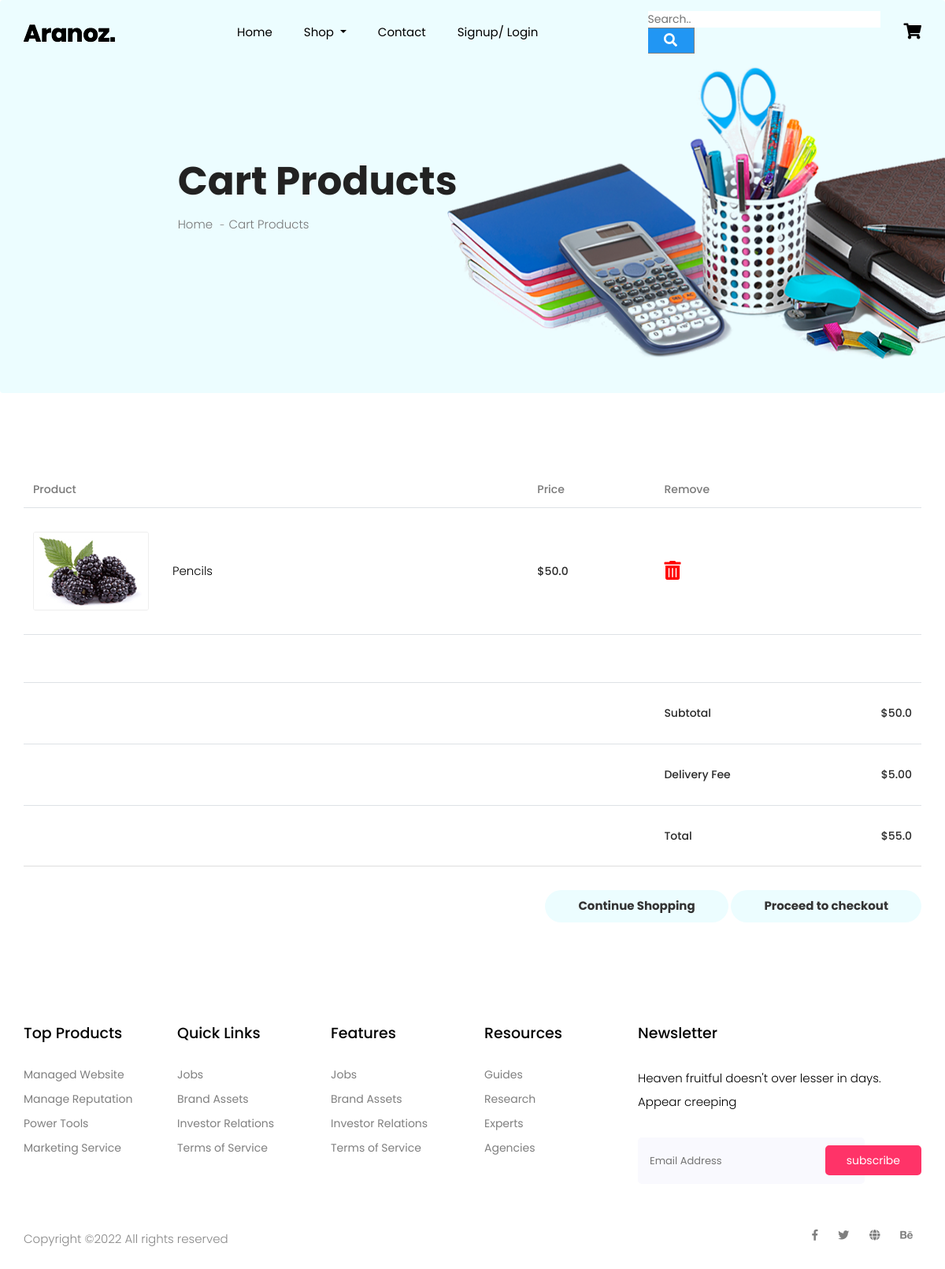
/cart, run on an earlier commit of the app's database.
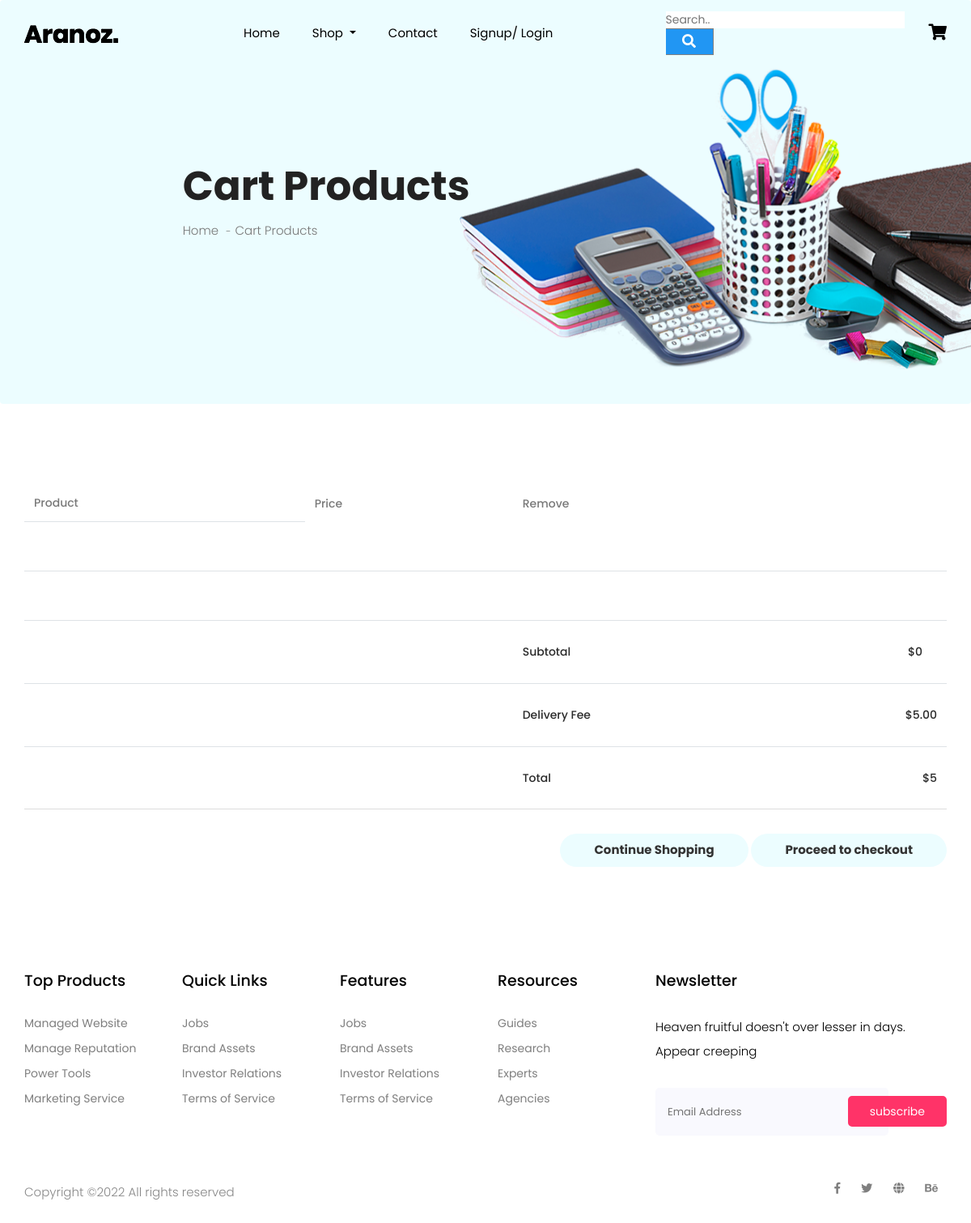
And on a later commit of the database.
### Website/models.py (models this page shows)
class Cart(db.Model):
    serial = db.Column(db.Integer, primary_key = True)
    title = db.Column(db.String(200))
    price = db.Column(db.Float(9999999999))

### Website/auth.py (the view)
@auth.route('/cart', methods = ['GET', 'POST'])
def cart():
    if request.method == 'POST':
        product_title = request.form.get('product_title')
        product_price = request.form.get('product_price')
        entry = Cart(title = product_title, price = product_price)
        db.session.add(entry)
        db.session.commit()
    products = Cart.query.all()
    xyz = db.session.query(func.sum(Cart.price)).all()
    xyz = xyz[0][0]
    if xyz == None:
        xyz = 0
    return render_template("cart.html", user=current_user, products=products, subtotal = xyz, grand_total = xyz+5)

### Website/templates/cart.html
{% extends "base.html" %}
{% block content %}
  <section class="breadcrumb breadcrumb_bg">
    <div class="container">
      <div class="row justify-content-center">
        <div class="col-lg-8">
          <div class="breadcrumb_iner">
            <div class="breadcrumb_iner_item">
              <h2>Cart Products</h2>
              <p>Home <span>-</span>Cart Products</p>
            </div>
          </div>
        </div>
      </div>
    </div>
  </section>
  <section class="cart_area padding_top">
    <div class="container">
      <div class="cart_inner">
        <div class="table-responsive">
          <table class="table">
            <thead>
              <tr>
                <th scope="col">Product</th>
                <th scope="col">Price</th>
                <th scope="col">Remove</th>
              </tr>
            </thead>
            <tbody>
              {% for i in products %}
              <tr>
                <td>
                  <div class="media">
                    <div class="d-flex">
                      <img src="img/product/single-product/cart-1.jpg" alt="" />
                    </div>
                    <div class="media-body">
                      <p>{{i.title}}</p>
                    </div>
                  </div>
                </td>
                <td>
                  <h5>${{i.price}}</h5>
                </td>
                <td><span style="font-size: 24px;color:red;">
                  <a href="/{{i.serial}}/delete_cart"> <i class="fas fa-trash-alt" style="color: red;"></i></a></span></td>
                {% endfor %}
                <td>
                </td>
              </tr>
              <tr class="bottom_button">
                <td>
                </td>
                <td></td>
                <td></td>
                <td>                </td>
              </tr>
              <tr>
                <td></td>
                <td></td>
                <td>
                  <h5>Subtotal</h5>
                </td>
                <td>
                  <h5>${{subtotal}}</h5>
                </td>
              </tr>
              <tr class="shipping_area">
                <td></td>
                <td></td>
                <td>
                  <h5>Delivery Fee</h5>
                </td>
                <td>
                  <div class="shipping_box">
                    <ul class="list">
                      <li>
                        <h5>$5.00</h5>
                      </li>
                    </ul>
                  </div>
                </td>
              </tr>
              <tr class="shipping_area">
                <td></td>
                <td></td>
                <td>
                  <h5>Total</h5>
                </td>
                <td>
                  <div class="shipping_box">
                    <ul class="list">
                      <li>
                        <h5>${{grand_total}}</h5>
                      </li>
                    </ul>
                  </div>
                </td>
              </tr>
            </tbody>
          </table>
          <div class="checkout_btn_inner float-right">
            <a class="btn_1" href="category">Continue Shopping</a>
            <a class="btn_1 checkout_btn_1" href="checkout">Proceed to checkout</a>
          </div>
        </div>
      </div>
  </section>
  {% endblock %}

### Website/templates/base.html (shortened to what this page needs)
<!doctype html>
<html lang="zxx">
<head>
    <link rel="stylesheet" href="{{ url_for('static', filename='css/bootstrap.min.css') }}">
    <link rel="stylesheet" href="{{ url_for('static', filename='css/animate.css') }}">
    <link rel="stylesheet" href="{{ url_for('static', filename='css/owl.carousel.min.css') }}">
    <link rel="stylesheet" href="{{ url_for('static', filename='css/all.css') }}">
    <link rel="stylesheet" href="{{ url_for('static', filename='css/flaticon.css') }}">
    <link rel="stylesheet" href="{{ url_for('static', filename='css/themify-icons.css') }}">
    <link rel="stylesheet" href="{{ url_for('static', filename='css/magnific-popup.css') }}">
    <link rel="stylesheet" href="{{ url_for('static', filename='css/slick.css') }}">
    <link rel="stylesheet" href="{{ url_for('static', filename='css/style.css') }}">
    <link rel="stylesheet" href="{{ url_for('static', filename='vendor/mdi-font/css/material-design-iconic-font.min.css') }}">
    <link rel="stylesheet" href="{{ url_for('static', filename='vendor/font-awesome-4.7/css/font-awesome.min.css') }}">
    <link rel="stylesheet" href="{{ url_for('static', filename='vendor/select2/select2.min.css') }}">
    <link rel="stylesheet" href="{{ url_for('static', filename='vendor/datepicker/daterangepicker.css') }}">
    <link rel="stylesheet" href="{{ url_for('static', filename='css/main.css') }}">
    <link rel="stylesheet" href="{{ url_for('static', filename='css/bootstrap.min.css') }}">
    <link rel="stylesheet" href="{{ url_for('static', filename='css/animate.css') }}">
    <link rel="stylesheet" href="{{ url_for('static', filename='css/owl.carousel.min.css') }}">
    <link rel="stylesheet" href="{{ url_for('static', filename='css/all.css') }}">
    <link rel="stylesheet" href="{{ url_for('static', filename='css/flaticon.css') }}">
    <link rel="stylesheet" href="{{ url_for('static', filename='css/themify-icons.css') }}">
    <link rel="stylesheet" href="{{ url_for('static', filename='css/magnific-popup.css') }}">
    <link rel="stylesheet" href="{{ url_for('static', filename='css/slick.css') }}">
    <link rel="stylesheet" href="{{ url_for('static', filename='css/style.css') }}">
</head>
<body>
    <header class="main_menu home_menu">
        <div class="container">
            <div class="row align-items-center">
                <div class="col-lg-12">
                    <nav class="navbar navbar-expand-lg navbar-light">
                        <a class="navbar-brand" href="/"> <img src="{{ url_for('static', filename='img/logo.png') }}" alt="Logo"> </a>
                        <div class="collapse navbar-collapse main-menu-item" id="navbarSupportedContent">
                            <ul class="navbar-nav">
                                <li class="nav-item">
                                    <a class="nav-link" href="/">Home</a>
                                </li>
                                <li class="nav-item dropdown">
                                    <a class="nav-link dropdown-toggle" href="blog.html" id="navbarDropdown_1"
                                        role="button" data-toggle="dropdown" aria-haspopup="true" aria-expanded="false">
                                        Shop
                                    </a>
                                </li>
                                <li class="nav-item">
                                    <a class="nav-link" href="contact">Contact</a>
                                </li>
                                {% if user.is_authenticated %}
                                <li class="nav-item">
                                    <a class="nav-link" href="logout">Logout</a>
                                </li>
                                    {% if user.id == 9 %}
                                    <li class="nav-item">
                                      <a class="nav-link" href="admin">Admin</a>
                                    </li>
                                    {% endif %}
                                {% else %}
                                <li class="nav-item">
                                    <a class="nav-link" href="login">Signup/ Login</a>
                                </li>
                                {% endif %}
                            </ul>
                        </div>
                        <form class="example" method = "POST" action="{{url_for('auth.search')}}" style="margin:auto;max-width:300px">
                          <input type="search" placeholder="Search.." name="searched">
                          <button type="submit"><i class="fa fa-search"></i></button>
                        </form>
                              <a href="cart" id="navbarDropdown3"
                                  aria-haspopup="true" aria-expanded="false">
                                  <i class="fa fa-shopping-cart" aria-hidden="true" style="font-size: 20px;"></i>
                              </a>
                    </nav>
                </div>
            </div>
        </div>
</header>
{% block content %}
{% endblock %}
  <footer class="footer_part">
    <div class="container">
      <div class="row justify-content-around">
        <div class="col-sm-6 col-lg-2">
          <div class="single_footer_part">
            <h4>Top Products</h4>
            <ul class="list-unstyled">
              <li><a href="">Managed Website</a></li>
              <li><a href="">Manage Reputation</a></li>
              <li><a href="">Power Tools</a></li>
              <li><a href="">Marketing Service</a></li>
            </ul>
          </div>
        </div>
        <div class="col-sm-6 col-lg-2">
          <div class="single_footer_part">
            <h4>Quick Links</h4>
            <ul class="list-unstyled">
              <li><a href="">Jobs</a></li>
              <li><a href="">Brand Assets</a></li>
              <li><a href="">Investor Relations</a></li>
              <li><a href="">Terms of Service</a></li>
            </ul>
          </div>
        </div>
        <div class="col-sm-6 col-lg-2">
          <div class="single_footer_part">
            <h4>Features</h4>
            <ul class="list-unstyled">
              <li><a href="">Jobs</a></li>
              <li><a href="">Brand Assets</a></li>
              <li><a href="">Investor Relations</a></li>
              <li><a href="">Terms of Service</a></li>
            </ul>
          </div>
        </div>
        <div class="col-sm-6 col-lg-2">
          <div class="single_footer_part">
            <h4>Resources</h4>
            <ul class="list-unstyled">
              <li><a href="">Guides</a></li>
              <li><a href="">Research</a></li>
              <li><a href="">Experts</a></li>
              <li><a href="">Agencies</a></li>
            </ul>
          </div>
        </div>
        <div class="col-sm-6 col-lg-4">
          <div class="single_footer_part">
            <h4>Newsletter</h4>
            <p>Heaven fruitful doesn't over lesser in days. Appear creeping
            </p>
            <div id="mc_embed_signup">
              <form target="_blank"
                action="https://spondonit.us12.list-manage.com/subscribe/post?u=1462626880ade1ac87bd9c93a&amp;id=92a4423d01"
                method="get" class="subscribe_form relative mail_part">
                <input type="email" name="email" id="newsletter-form-email" placeholder="Email Address"
                  class="placeholder hide-on-focus" onfocus="this.placeholder = ''"
                  onblur="this.placeholder = ' Email Address '">
                <button type="submit" name="submit" id="newsletter-submit"
                  class="email_icon newsletter-submit button-contactForm">subscribe</button>
              </form>
            </div>
          </div>
        </div>
      </div>
    </div>
    <div class="copyright_part">
      <div class="container">
        <div class="row">
          <div class="col-lg-8">
            <div class="copyright_text">
              <P>
Copyright &copy;<script>document.write(new Date().getFullYear());</script> All rights reserved </i>
</P>
            </div>
          </div>
          <div class="col-lg-4">
            <div class="footer_icon social_icon">
              <ul class="list-unstyled">
                <li><a href="#" class="single_social_icon"><i class="fab fa-facebook-f"></i></a></li>
                <li><a href="#" class="single_social_icon"><i class="fab fa-twitter"></i></a></li>
                <li><a href="#" class="single_social_icon"><i class="fas fa-globe"></i></a></li>
                <li><a href="#" class="single_social_icon"><i class="fab fa-behance"></i></a></li>
              </ul>
            </div>
          </div>
        </div>
      </div>
    </div>
  </footer>
</body>
</html>

### Website/static/css/all.css (style rules this page uses)
.fa, .fas, .far, .fal, .fab { -moz-osx-font-smoothing: grayscale; -webkit-font-smoothing: antialiased; display: inline-block; font-style: normal; font-variant: normal; text-rendering: auto; line-height: 1; }
.fa-behance:before { content: "\f1b4"; }
.fa-facebook-f:before { content: "\f39e"; }
.fa-globe:before { content: "\f0ac"; }
.fa-search:before { content: "\f002"; }
.fa-shopping-cart:before { content: "\f07a"; }
.fa-twitter:before { content: "\f099"; }
.fab { font-family: 'Font Awesome 5 Brands'; }
.fa, .fas { font-family: 'Font Awesome 5 Free'; font-weight: 900; }

### Website/static/css/main.css (style rules this page uses)
.row { display: -webkit-box; display: -webkit-flex; display: -moz-box; display: -ms-flexbox; display: flex; -webkit-flex-wrap: wrap; -ms-flex-wrap: wrap; flex-wrap: wrap; }
html { -webkit-box-sizing: border-box; -moz-box-sizing: border-box; box-sizing: border-box; }
* { padding: 0; margin: 0; }
*, *:before, *:after { -webkit-box-sizing: inherit; -moz-box-sizing: inherit; box-sizing: inherit; }
body, h1, h2, h3, h4, h5, h6, blockquote, p, pre, dl, dd, ol, ul, figure, hr, fieldset, legend { margin: 0; padding: 0; }
table { border-collapse: collapse; border-spacing: 0; }
button { outline: none; background: none; border: none; }
body { font-family: "Roboto", "Arial", "Helvetica Neue", sans-serif; font-weight: 400; font-size: 14px; }
h1, h2, h3, h4, h5, h6 { font-weight: 400; }
h2 { font-size: 30px; }
h4 { font-size: 18px; }
h5 { font-size: 15px; }
input { outline: none; margin: 0; border: none; -webkit-box-shadow: none; -moz-box-shadow: none; box-shadow: none; width: 100%; font-size: 14px; font-family: inherit; }

What changed in the data, as far as the page shows it:
removed Cart: title "Pencils", price "50.0"
Also different on the page:
{{ subtotal }}: "50.0" → "0"
{{ grand_total }}: "55.0" → "5"
